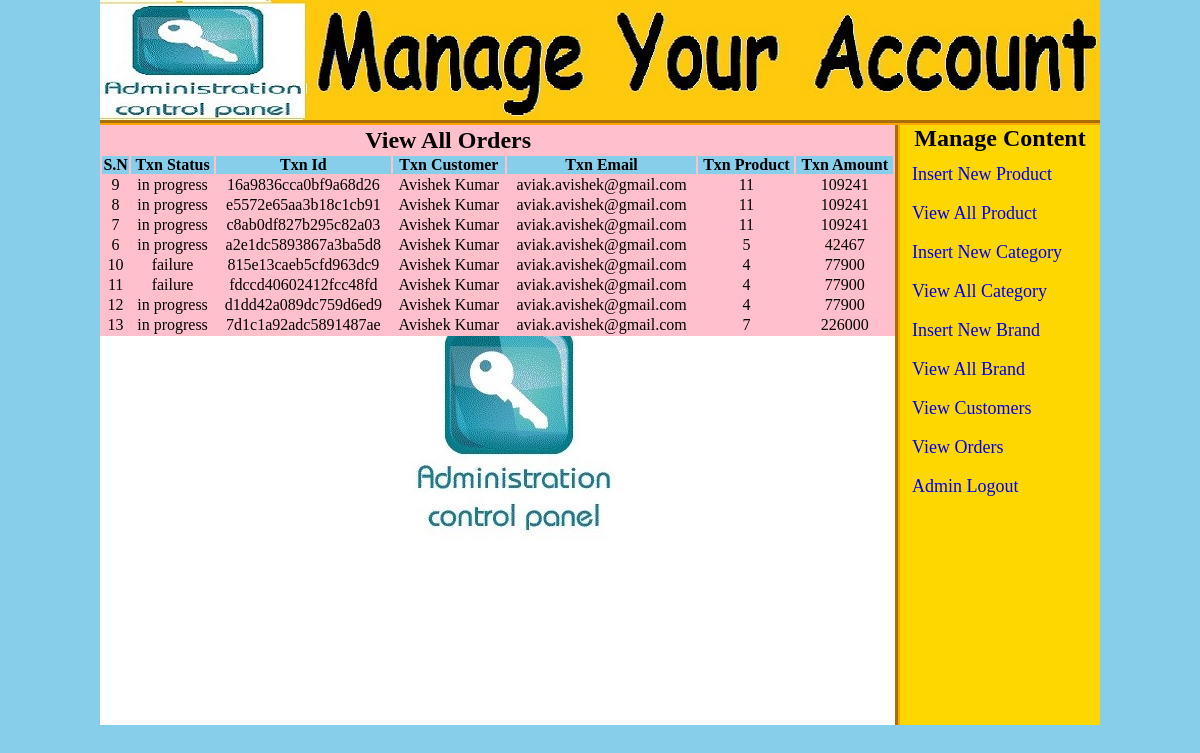
The app's page /admin_area/index.php?view_orders (signed in) with its own data.
### tables this page shows
CREATE TABLE `ordertransaction` (
  `txn_no` int(100) NOT NULL,
  `txn_status` varchar(255) NOT NULL,
  `txn_id` varchar(255) NOT NULL,
  `txn_customer` varchar(255) NOT NULL,
  `txn_email` varchar(255) NOT NULL,
  `txn_product` varchar(255) NOT NULL,
  `txn_amount` int(100) NOT NULL
);

### admin_area/view_orders.php (the view, shortened to what this page needs)
<?php
	if(!isset($_SESSION['user_email']))
	{
		echo "<script>window.open('login.php?not_admin=You are not an admin!','_self')</script>";
	}
	else
	{
?>
<table width="795" align="center" bgcolor="pink">
	<tr align="center">
		<td colspan="6"><h2>View All Orders</h2></td>
	</tr>
	<tr align="center" bgcolor="skyblue">
		<th>S.N</th>
		<th>Txn Status</th>
		<th>Txn Id</th>
		<th>Txn Customer</th>
		<th>Txn Email</th>
		<th>Txn Product</th>
		<th>Txn Amount</th>
	</tr>
	<?php
		include("includes/db.php");
		$get_c="select * from ordertransaction";
		$run_c=mysqli_query($con,$get_c);
		while($row_c=mysqli_fetch_array($run_c))
		{
			$txn_no=$row_c['txn_no'];
			$txn_status=$row_c['txn_status'];
			$txn_id=$row_c['txn_id'];
			$txn_customer=$row_c['txn_customer'];
			$txn_email=$row_c['txn_email'];
			$txn_product=$row_c['txn_product'];
			$txn_amount=$row_c['txn_amount'];
	?>
	<tr align="center">
		<td><?php echo $txn_no;?></td>
		<td><?php echo $txn_status;?></td>
		<td><?php echo $txn_id;?></td>
		<td><?php echo $txn_customer;?></td>
		<td><?php echo $txn_email;?></td>
		<td><?php echo $txn_product;?></td>
		<td><?php echo $txn_amount;?></td>
	</tr>
		<?php } ?>
</table>
	<?php } ?>

### admin_area/styles/style.css (style rules this page uses)
html, body, div, span, applet, object, iframe, h1, h2, h3, h4, h5, h6, p, blockquote, pre, a, abbr, acronym, address, big, cite, code, del, dfn, em, img, ins, kbd, q, s, samp, small, strike, strong, sub, sup, tt, var, b, u, i, center, dl, dt, dd, ol, ul, li, fieldset, form, label, legend, table, caption, tbody, tfoot, thead, tr, th, td, article, aside, canvas, details, embed, figure, figcaption, footer, header, hgroup, menu, nav, output, ruby, section, summary, time, mark, audio, video { margin: 0; padding: 0; border: 0; vertical-align: baseline; }
body { background:skyblue; }

### records on screen
ordertransaction: txn_no "9", txn_status "in progress", txn "16a9836cca0bf9a68d26", txn_customer "Avishek Kumar", txn_email "aviak.avishek@gmail.com", txn_product "11", txn_amount "109241"
ordertransaction: txn_no "8", txn_status "in progress", txn "e5572e65aa3b18c1cb91", txn_customer "Avishek Kumar", txn_email "aviak.avishek@gmail.com", txn_product "11", txn_amount "109241"
ordertransaction: txn_no "7", txn_status "in progress", txn "c8ab0df827b295c82a03", txn_customer "Avishek Kumar", txn_email "aviak.avishek@gmail.com", txn_product "11", txn_amount "109241"
ordertransaction: txn_no "6", txn_status "in progress", txn "a2e1dc5893867a3ba5d8", txn_customer "Avishek Kumar", txn_email "aviak.avishek@gmail.com", txn_product "5", txn_amount "42467"
ordertransaction: txn_no "10", txn_status "failure", txn "815e13caeb5cfd963dc9", txn_customer "Avishek Kumar", txn_email "aviak.avishek@gmail.com", txn_product "4", txn_amount "77900"
ordertransaction: txn_no "11", txn_status "failure", txn "fdccd40602412fcc48fd", txn_customer "Avishek Kumar", txn_email "aviak.avishek@gmail.com", txn_product "4", txn_amount "77900"
ordertransaction: txn_no "12", txn_status "in progress", txn "d1dd42a089dc759d6ed9", txn_customer "Avishek Kumar", txn_email "aviak.avishek@gmail.com", txn_product "4", txn_amount "77900"
ordertransaction: txn_no "13", txn_status "in progress", txn "7d1c1a92adc5891487ae", txn_customer "Avishek Kumar", txn_email "aviak.avishek@gmail.com", txn_product "7", txn_amount "226000"
